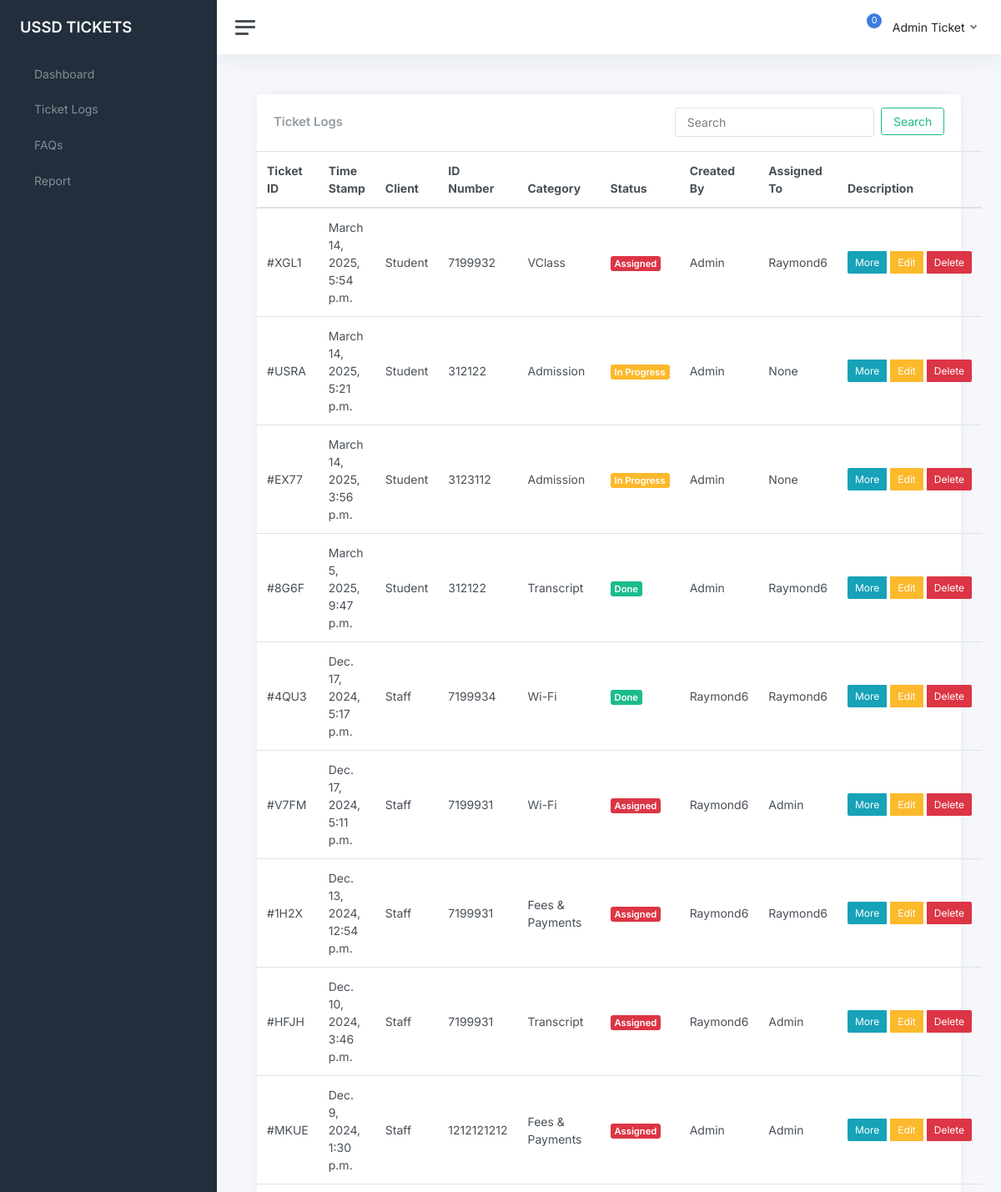
/ticketlogs/ (signed in, upper part), run on an earlier commit of the app's database.
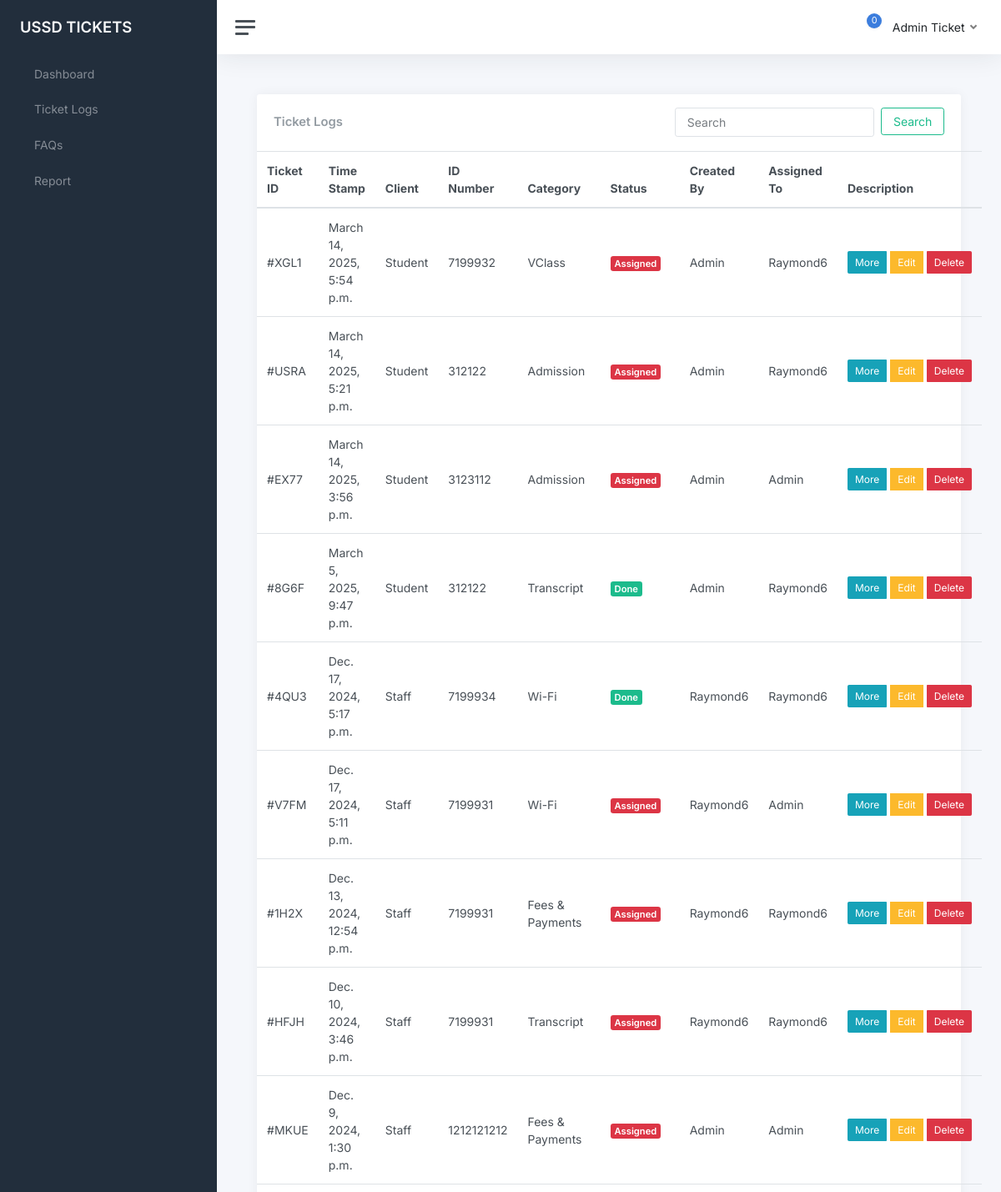
And on a later commit of the database.
### ticksys/models.py (models this page shows, shortened)
class Ticket(models.Model):
    TICKET_STATUS = [
        ('Assigned', 'Assigned'),
        ('In Progress', 'In Progress'),
        ('Done', 'Done'),
    ]
    CLIENT_TYPE = [
        ('Staff', 'Staff'),
        ('Student', 'Student'),
        ('Other', 'Other')
    ]
    MODE_CHOICES = [
        ('Walk-In', 'Walk-In'),
        ('Phone', 'Phone'),
        ('Email', 'Email'),
        ('Other', 'Other')
    ]
    CATEGORY = [
        ('Credentials', 'Credentials'),
        ('Fees & Payments', 'Fees & Payments'),
        ('VClass', 'VClass'),
        ('Transcript', 'Transcript'),
        ('Admission', 'Admission'),
        ('Wi-Fi', 'Wi-Fi'),
        ('AIM App', 'AIM App'),
        ('Telecel', 'Telecel'),
        ('Biometric', 'Biometric'),
        ('Other', 'Other')
    ]
    user = models.ForeignKey(User, models.CASCADE, null=True)
    ticket_number = models.CharField(max_length=4, default=generate_ticket_number, unique=True, editable=False)
    id_number = models.CharField(max_length=20, unique=False)
    description = models.TextField()
    status = models.CharField(max_length=25, choices=TICKET_STATUS, default='In Progress')
    category = models.CharField(max_length=100, choices=CATEGORY)
    client_type = models.CharField(max_length=20, choices=CLIENT_TYPE, default='Student')
    created_at = models.DateTimeField(auto_now_add=True)
    updated_at = models.DateTimeField(auto_now=True)
    mode = models.CharField(max_length=20, choices=MODE_CHOICES, default='Walk-In')
    assigned_to = models.CharField(max_length=30, null=True)
    created_by = models.CharField(max_length=30, null=True)

### ticksys/views.py (the view)
# urls.py: path('ticketlogs/', views.ticketlogs, name='ticketlogs'),
def ticketlogs(request):
    user = request.user
    tickets = Ticket.objects.annotate(
        month=ExtractMonth('created_at'),
        day=ExtractDay('created_at'),
        year=ExtractYear('created_at')
    ).filter(
        Q(user=user) | Q(assigned_to=user.username) | Q(created_by=user.username)
    ).order_by('-id')
    paginator = Paginator(tickets, 15)
    page_number = request.GET.get('page')
    page_obj = paginator.get_page(page_number)
    overall_tickets = Ticket.objects.annotate(
        month=ExtractMonth('created_at'),
        day=ExtractDay('created_at'),
        year=ExtractYear('created_at')
    ).order_by('-id')
    paginator = Paginator(overall_tickets, 15)
    page_number2 = request.GET.get('page')
    page_obj2 = paginator.get_page(page_number2)
    all_users = User.objects.all()
    context = {
        'tickets': tickets,
        'all_users': all_users,
        'page_obj': page_obj,
        'page_obj2' : page_obj2
    }
    return render(request, 'ticketlogs.html', context)

### templates/ticketlogs.html (shortened to what the changed rows need)
{% extends 'index.html' %}
            {% block content %}
            <main class="content">
                <div class="container-fluid p-0">
                    <div class="row">
                        <div class="col-12 d-flex">
                            <div class="card flex-fill">
                                <table class="table table-hover my-0 w-100" id="ticketTable">
                                    <thead>
                                        <tr>
                                            <th>Ticket ID</th>
                                            <th>Time Stamp</th>
                                            <th>Client</th>
                                            <th>ID Number</th>
                                            <th>Category</th>
                                            <th>Status</th>
                                            <th>Created By</th>
                                            <th>Assigned To</th>
                                            <th>Description</th>
                                        </tr>
                                    </thead>
                                        {% if request.user.is_superuser  %}
                                            {% for ticket in page_obj2 %}
                                                <tr>
                                                    <td>#{{ticket.ticket_number}}</td>
                                                    <td>{{ticket.created_at}}</td>
                                                    <td>{{ticket.client_type|title}}</td>
                                                    <td class="d-none d-xl-table-cell">{{ticket.id_number}}</td>
                                                    <td class="d-none d-xl-table-cell">{{ticket.category}}</td>
                                                    <td><span class="badge {% if ticket.status == 'Done' %}bg-success {% elif ticket.status == 'In Progress' %}bg-warning{% else %}bg-danger{% endif %}">{{ticket.status}}</span></td>
                                                    <td class="d-none d-md-table-cell">{{ticket.user.username|title}}</td>
                                                    <td class="d-none d-md-table-cell">{{ticket.assigned_to|title}}</td>
                                                    <td>
                                                        <div class="btn-group" role="group">
                                                            <button type="button" class="btn btn-info btn-sm" data-bs-toggle="modal" data-bs-target="#infoModal{{ ticket.id }}" style="margin-right: 5px;">
                                                        More
                                                    </button>
                                                            <button type="button" class="btn btn-warning btn-sm" data-bs-toggle="modal" data-bs-target="#editModal{{ ticket.id }}" style="margin-right: 5px;">
                                                                Edit
                                                            </button>
                                                            <button type="button" class="btn btn-danger btn-sm" data-bs-toggle="modal" data-bs-target="#deleteModal{{ ticket.id }}">
                                                                Delete
                                                            </button>
                                                        </div>
                                                    </div>
                                                    </td>
                                                </tr>
                                                {% endfor %}
                                            {% endif %}
        {% endblock %}

What changed in the data, as far as the page shows it:
changed Ticket "USRA": status "In Progress" → "Assigned"; assigned_to "None" → "Raymond6"
changed Ticket "EX77": status "In Progress" → "Assigned"; assigned_to "None" → "Admin"
changed Ticket "HFJH": assigned_to "Admin" → "Raymond6"
